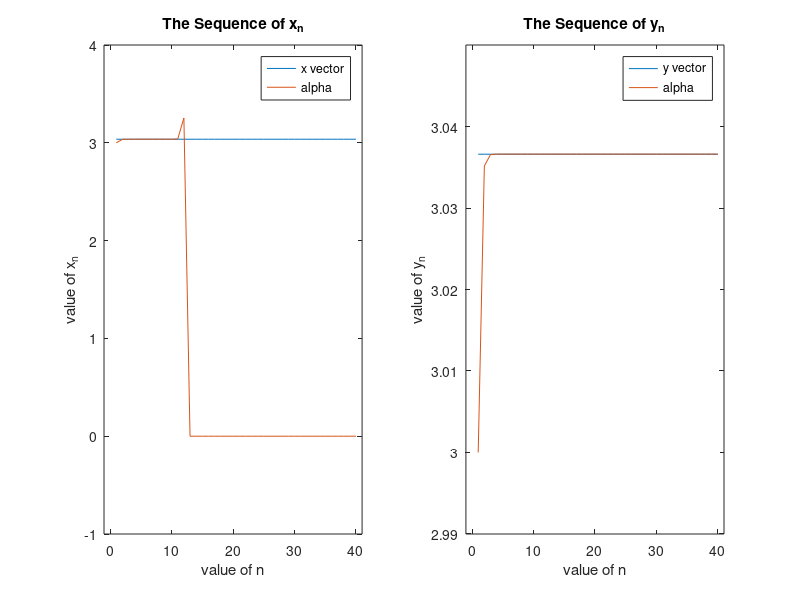
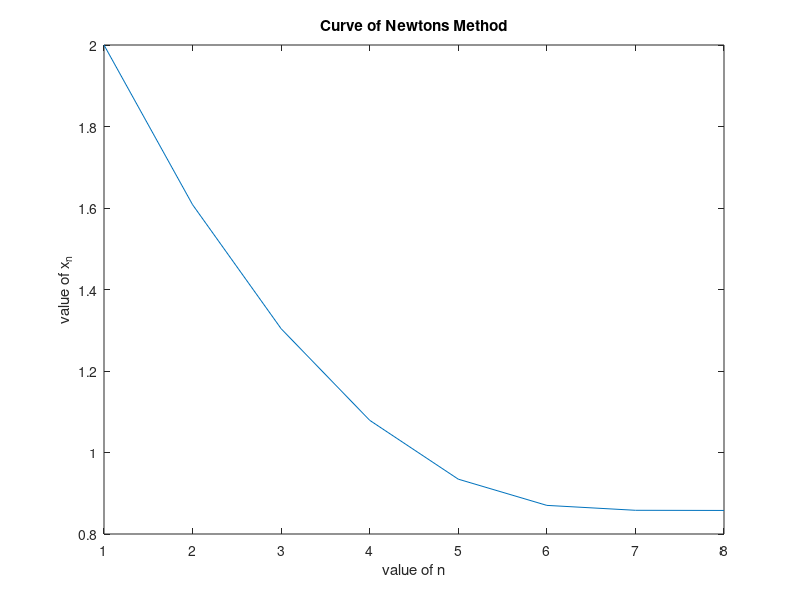

The MATLAB source for these figures, in order:

%1.i
x = zeros(1,40);
xn = 3;
n=1;  %Initial Conditions 
while n~= 41 %Started a while loop to iterate untill n = 41 so that it calculates from 1 to 40 for n
    x(1,n) = xn;%assigning values to the nth place in the vector x
    xn = 5^n *sqrt(4*(2- sqrt(4-(xn/5^n)^2)));%calculating the next itteration in the sequence and assigning it to xn
    n = n+1;%keeping track of irterations
end
fprintf("1.i) the vector x is \n")
fprintf('%1.4f ',x)%formating and printing the vector keeping an appropriate precision

%1.ii
naxis = (1:40);
constant = ones(1,40)*3.0366;%setting up other 1D arrays for plotting 
subplot(1,2,1)  %I went for a subplot as i like the direct comparison
plot(naxis,constant,naxis,x),axis([-1,41,-1,4]), legend('x vector','alpha'),xlabel('value of n'),ylabel('value of x_n'), title('The Sequence of x_n')%plotting the first vector x against the constant

%1.v 
y = zeros(1,40); %See question 1.i for the comments on these lines of working as it is the same code again
yn = 3;
n = 1; 
 while n ~= 41
     y(1,n) = yn;
     yn = (4*yn)/(sqrt(4*(2+ sqrt(4-(yn/5^n)^2))));
     n = n+1;
 end
fprintf("\n\n1.v) the vector y is \n")%Slightly different formating so everything prints to console nicely spaced
fprintf('%1.4f ',y)

%1.vi
naxis = (1:40); %See question 1.ii
constant = ones(1,40)*3.0366;
subplot(1,2,2)
plot(naxis,constant,naxis,y),axis([-1,41,2.99,3.05]), legend('y vector','alpha'),xlabel('value of n'),ylabel('value of y_n'),title('The Sequence of y_n')

%2.a
xn = 2;
n = 0;
test = true;
x = zeros(1);%Setting up initial conditions
while test == true %my logic tests are within the loop as i like the flexibility this affords when coding at the expense of a clean look 
    xn2 = (16*xn^5 + 1)/(20*xn^4 - 1);%assigning the value of the next itiration to a seperate value for comparison test
    n = n+1;%tracking number of iteraions
    x(1,n)=xn;%assigning value to vector for plotting
    xn = xn2;%resetting value for next loop
    if ((xn - xn2)^2) < 10^(-20)%testing first endpoint condition, i did not use abs here as i thought this would be more elegant but in retrospect it probably wasnt
        if ((4*xn2^5 - xn2 -1)^2) < 10^(-20)%testing second enpoint condition
            test = false;%setting test varible to false so that the next while loop will end the looping
        end
    end
    if n == 1000%testing if the sequence likely isnt converging
        test = false;%ending loop
    end
end
fprintf("\n\n2.a)the final value of x is ")
fprintf('%f \n',x(1,n))%formating and printing to console, this could have been done in one line but i was originally going to do it differntly and im a lazy coder
figure(2)%switching to my next figure as im creating a seperate graph
naxis = (1:n);%setting up graph varibles
plot(naxis,x),xlabel('value of n'),ylabel('value of x_n'),title("Curve of Newtons Method") %Just plotting

 